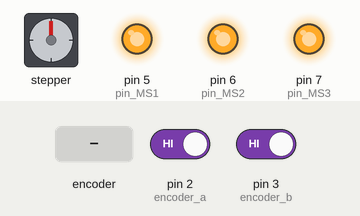
A sketch run on a simulated Arduino Uno, built with avr-gcc and run on an emulated ATmega328P. On the bench: stepper motor, output pins drawn as LEDs (lit = HIGH). Wiring (inferred from the names in the program): stepper motor driver (200 steps per turn assumed): step pin 9; direction pin 10; enable pin 11. The inputs (shaded band) are chosen by the test bench; at power-on: pin 2 (encoder_a) HIGH, pin 3 (encoder_b) HIGH. Pins used as bus, display or sensor lines are not drawn.

Above: at 1.2 s.
1.3 s: rotary encoder on pin 2 (encoder_a) / pin 3 (encoder_b) turned 3 steps (first pin leading)
At 2.7 s:
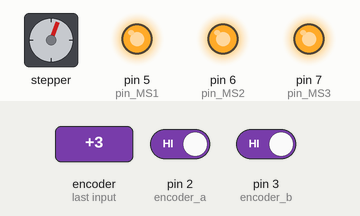
3.4 s: rotary encoder on pin 2 (encoder_a) / pin 3 (encoder_b) turned 3 steps (first pin leading)
At 4.3 s:
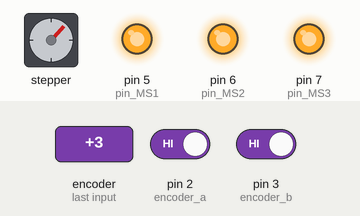
5.5 s: rotary encoder on pin 2 (encoder_a) / pin 3 (encoder_b) turned 3 steps (first pin leading)
At 7.1 s:
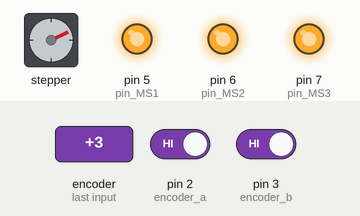
7.6 s: rotary encoder on pin 2 (encoder_a) / pin 3 (encoder_b) turned 3 steps (first pin leading)
At 8.7 s:
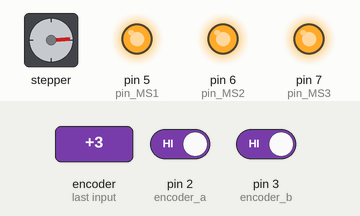
9.7 s: rotary encoder on pin 2 (encoder_a) / pin 3 (encoder_b) turned 3 steps (first pin leading)
At 11.5 s:
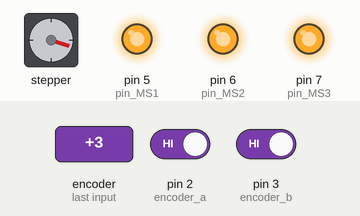
Timing chart, 0 to 12.8 s (numbered marks = the images above; inputs shaded):
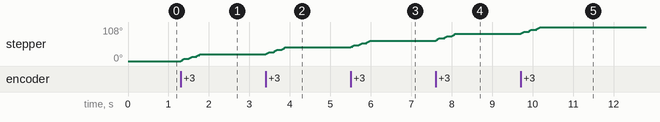

Measured:
- after the input at 1.3 s, stepper: turns 21° clockwise in 0.48 s, starting at once
- after the input at 3.4 s, stepper: turns 22° clockwise in 0.47 s, starting at once
- after the input at 5.5 s, stepper: turns 21° clockwise in 0.48 s, starting at once
- after the input at 7.6 s, stepper: turns 22° clockwise in 0.47 s, starting at once
- after the input at 9.7 s, stepper: turns 22° clockwise in 0.48 s, starting at once

The sketch:

DTG_Source_1.ino
```cpp
#define encoder_a 2 //keep this on and interrupt pin
#define encoder_b 3 //keep this on and interrupt pin
#define motor_step 9 //can be any pin
#define motor_direction 10 //can be any pin
#define pin_EN 11       // pin 11 on UNO is connected to the CLK pin of TB6560
#define pin_MS1 5     // pin 5 on UNO is connected to the Micro Step 1 of TB6560
#define pin_MS2 6     // pin 6 on UNO is connected to the Micro Step 2 of TB6560
#define pin_MS3 7     // pin 7 on UNO is connected to the Micro Step 3 of TB6560

volatile long motor_position, encoder;
unsigned long WaitReverse = 50; //<<<
unsigned long WaitForward = 50; //<<<
unsigned long StartReverse = micros(); //<<<
unsigned long StartForward = micros(); //<<<
unsigned long microsNow = micros(); //<<<

void setup () { //set up the various outputs
  pinMode(motor_step, OUTPUT);
  pinMode(motor_direction, OUTPUT); // then the encoder inputs
  pinMode(pin_EN, OUTPUT);
  digitalWrite(pin_EN, LOW);
  delay(1);
  pinMode(pin_MS1, OUTPUT);
  pinMode(pin_MS2, OUTPUT);
  pinMode(pin_MS3, OUTPUT);

  digitalWrite(pin_MS1, HIGH);  // 1/2 스텝 : 2500us
  digitalWrite(pin_MS2, HIGH);  // 1/4 step
  digitalWrite(pin_MS3, HIGH);  //

  pinMode(encoder_a, INPUT);
  pinMode(encoder_b, INPUT); // enable pullup as we are using an open collector encoder
  digitalWrite(encoder_a, HIGH);
  digitalWrite(encoder_b, HIGH); // encoder pin on interrupt 0 (pin 2)
  attachInterrupt(0, encoderPinChangeA, CHANGE); // encoder pin on interrupt 1 (pin 3)
  attachInterrupt(1, encoderPinChangeB, CHANGE);
  encoder = 0; //reseet the encoder position to 0
  }

void loop() {
  //do stuff dependent on encoder position here
  //such as move a stepper motor to match encoder position
  //if you want to make it 1:1 ensure the encoder res matches the motor res by dividing/multiplying
  microsNow = micros(); //<<<
  if ((encoder > 0) && ((microsNow - StartReverse) > WaitReverse)) {
    digitalWrite(motor_direction, HIGH);// move stepper in reverse
    digitalWrite(motor_step, HIGH);
    digitalWrite(motor_step, LOW); // delayMicroseconds(600); //
    _delay_us(50); //modify to alter speed <<<
    //motor_position++;
    encoder = 0; //
    //encoder--;
    StartReverse = micros(); //<<<
    } else if ((encoder < 0) && ((microsNow - StartForward) > WaitForward)) {
      digitalWrite (motor_direction, LOW); //move stepper forward
      digitalWrite (motor_step, HIGH);
      digitalWrite (motor_step, LOW); // delayMicroseconds(600); //
      _delay_us(50); //modify to alter speed <<<
      //motor_position--;
      encoder = 0; //
      //encoder++;
      StartForward = micros(); //<<<
      }
 }

 void encoderPinChangeA() {
  if (digitalRead(encoder_a) == digitalRead(encoder_b)) {
    encoder--;
    } else {
      encoder++;
      }
    }

 void encoderPinChangeB() {
  if (digitalRead(encoder_a) != digitalRead(encoder_b)) {
    encoder--;
    } else {
      encoder++;
      }
    }
```
